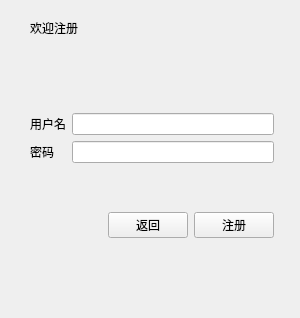
<?xml version="1.0" encoding="UTF-8"?>
<ui version="4.0">
 <class>Register</class>
 <widget class="QWidget" name="Register">
  <property name="geometry">
   <rect>
    <x>0</x>
    <y>0</y>
    <width>300</width>
    <height>318</height>
   </rect>
  </property>
  <property name="windowTitle">
   <string>Form</string>
  </property>
  <widget class="QLabel" name="label">
   <property name="geometry">
    <rect>
     <x>30</x>
     <y>20</y>
     <width>72</width>
     <height>15</height>
    </rect>
   </property>
   <property name="text">
    <string>欢迎注册</string>
   </property>
  </widget>
  <widget class="QWidget" name="">
   <property name="geometry">
    <rect>
     <x>30</x>
     <y>70</y>
     <width>244</width>
     <height>211</height>
    </rect>
   </property>
   <layout class="QVBoxLayout" name="verticalLayout_3">
    <item>
     <layout class="QGridLayout" name="gridLayout_2">
      <item row="0" column="0">
       <layout class="QGridLayout" name="gridLayout">
        <item row="0" column="0">
         <layout class="QHBoxLayout" name="horizontalLayout">
          <item>
           <layout class="QVBoxLayout" name="verticalLayout_2">
            <item>
             <widget class="QLabel" name="label_2">
              <property name="text">
               <string>用户名</string>
              </property>
             </widget>
            </item>
            <item>
             <widget class="QLabel" name="label_3">
              <property name="text">
               <string>密码</string>
              </property>
             </widget>
            </item>
           </layout>
          </item>
          <item>
           <layout class="QVBoxLayout" name="verticalLayout">
            <item>
             <widget class="QLineEdit" name="lineEdituser"/>
            </item>
            <item>
             <widget class="QLineEdit" name="lineEditpwd"/>
            </item>
           </layout>
          </item>
         </layout>
        </item>
       </layout>
      </item>
     </layout>
    </item>
    <item>
     <layout class="QHBoxLayout" name="horizontalLayout_3">
      <item>
       <spacer name="horizontalSpacer">
        <property name="orientation">
         <enum>Qt::Horizontal</enum>
        </property>
        <property name="sizeHint" stdset="0">
         <size>
          <width>40</width>
          <height>20</height>
         </size>
        </property>
       </spacer>
      </item>
      <item>
       <widget class="QPushButton" name="return_2">
        <property name="text">
         <string>返回</string>
        </property>
       </widget>
      </item>
      <item>
       <widget class="QPushButton" name="registor">
        <property name="text">
         <string>注册</string>
        </property>
       </widget>
      </item>
     </layout>
    </item>
   </layout>
  </widget>
 </widget>
 <resources/>
 <connections/>
</ui>
